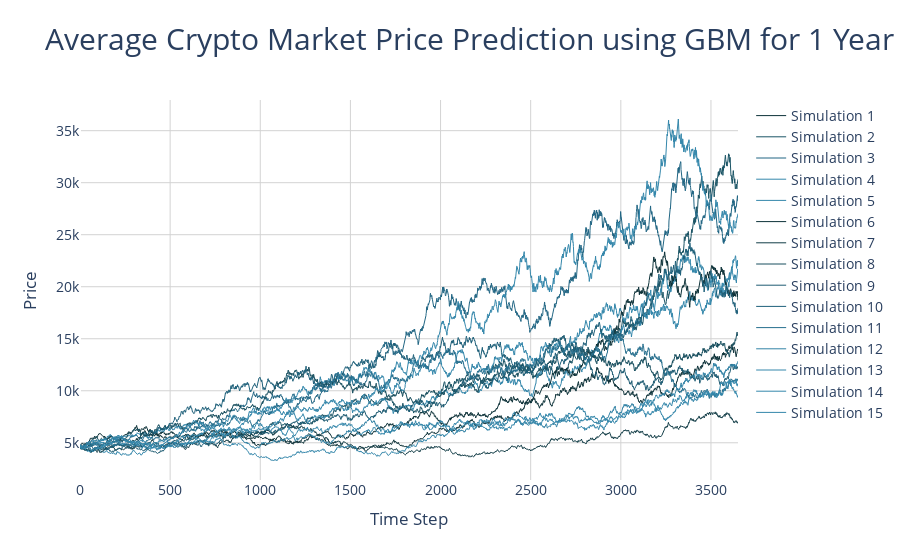

The notebook cell this image was saved under:
### Code cell
# Create the plot
fig = go.Figure()

# Define a list of colors
colors = ['#0D3239', '#1A5465', '#206583', '#3487AB', '#3487AB', '#0D3239', '#113C46', '#184F5F', '#1D5B72', '#1E607A', '#266F8E', '#3182A5', '#3487AB', '#3487AB', '#3487AB']

# Add each simulated prices line with different colors
for i, prices in enumerate(simulations):
    fig.add_trace(go.Scatter(
        x=list(range(len(prices))),
        y=prices,
        mode='lines',
        name=f'Simulation {i+1}',
        line=dict(color=colors[i % len(colors)], width=1)
    ))

# Update layout for aesthetics
fig.update_layout(
    title={
        'text': 'Average Crypto Market Price Prediction using GBM for 1 Year',
        'font': {
            'size': 30
        }
    },
    xaxis_title='Time Step',
    yaxis_title='Price',
    font=dict(size=14),
    plot_bgcolor='white',
    xaxis=dict(showgrid=True, gridcolor='lightgrey'),
    yaxis=dict(showgrid=True, gridcolor='lightgrey')
)

### Figure 1 — Plotly figure (JSON) as saved in the notebook; plotly's stock layout.template omitted (floating-point values rounded to 4 significant figures; data arrays with more than 128 entries replaced by an {"elided": "..."} marker saying what was removed)
{"data": [{"line": {"color": "#0D3239", "width": 1}, "mode": "lines", "name": "Simulation 1", "type": "scatter", "x": {"elided": "3651 int values"}, "y": {"elided": "3651 float values"}}, {"line": {"color": "#1A5465", "width": 1}, "mode": "lines", "name": "Simulation 2", "type": "scatter", "x": {"elided": "3651 int values"}, "y": {"elided": "3651 float values"}}, {"line": {"color": "#206583", "width": 1}, "mode": "lines", "name": "Simulation 3", "type": "scatter", "x": {"elided": "3651 int values"}, "y": {"elided": "3651 float values"}}, {"line": {"color": "#3487AB", "width": 1}, "mode": "lines", "name": "Simulation 4", "type": "scatter", "x": {"elided": "3651 int values"}, "y": {"elided": "3651 float values"}}, {"line": {"color": "#3487AB", "width": 1}, "mode": "lines", "name": "Simulation 5", "type": "scatter", "x": {"elided": "3651 int values"}, "y": {"elided": "3651 float values"}}, {"line": {"color": "#0D3239", "width": 1}, "mode": "lines", "name": "Simulation 6", "type": "scatter", "x": {"elided": "3651 int values"}, "y": {"elided": "3651 float values"}}, {"line": {"color": "#113C46", "width": 1}, "mode": "lines", "name": "Simulation 7", "type": "scatter", "x": {"elided": "3651 int values"}, "y": {"elided": "3651 float values"}}, {"line": {"color": "#184F5F", "width": 1}, "mode": "lines", "name": "Simulation 8", "type": "scatter", "x": {"elided": "3651 int values"}, "y": {"elided": "3651 float values"}}, {"line": {"color": "#1D5B72", "width": 1}, "mode": "lines", "name": "Simulation 9", "type": "scatter", "x": {"elided": "3651 int values"}, "y": {"elided": "3651 float values"}}, {"line": {"color": "#1E607A", "width": 1}, "mode": "lines", "name": "Simulation 10", "type": "scatter", "x": {"elided": "3651 int values"}, "y": {"elided": "3651 float values"}}, {"line": {"color": "#266F8E", "width": 1}, "mode": "lines", "name": "Simulation 11", "type": "scatter", "x": {"elided": "3651 int values"}, "y": {"elided": "3651 float values"}}, {"line": {"color": "#3182A5", "width": 1}, "mode": "lines", "name": "Simulation 12", "type": "scatter", "x": {"elided": "3651 int values"}, "y": {"elided": "3651 float values"}}, {"line": {"color": "#3487AB", "width": 1}, "mode": "lines", "name": "Simulation 13", "type": "scatter", "x": {"elided": "3651 int values"}, "y": {"elided": "3651 float values"}}, {"line": {"color": "#3487AB", "width": 1}, "mode": "lines", "name": "Simulation 14", "type": "scatter", "x": {"elided": "3651 int values"}, "y": {"elided": "3651 float values"}}, {"line": {"color": "#3487AB", "width": 1}, "mode": "lines", "name": "Simulation 15", "type": "scatter", "x": {"elided": "3651 int values"}, "y": {"elided": "3651 float values"}}], "layout": {"font": {"size": 14}, "plot_bgcolor": "white", "title": {"font": {"size": 30}, "text": "Average Crypto Market Price Prediction using GBM for 1 Year"}, "xaxis": {"gridcolor": "lightgrey", "showgrid": true, "title": {"text": "Time Step"}}, "yaxis": {"gridcolor": "lightgrey", "showgrid": true, "title": {"text": "Price"}}}}
